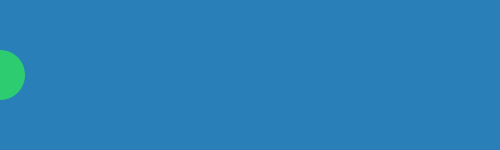
Frame 1 (no input)
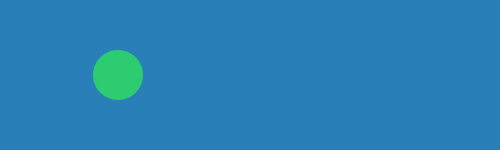
Frame 60 (the mouse pressed at the canvas centre just before this capture)
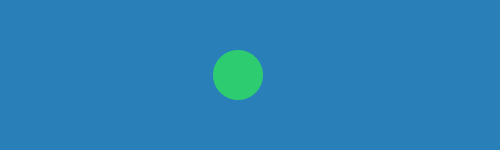
Frame 120 (the mouse held since frame 60 and released just before this capture)

The Processing sketch that drew these frames (run headless with seeded random() and noise(); from frame 60 on, the mouse is pressed at the canvas centre):

// Processing sketch: s04e01Cordero
// ── s04e01Cordero.pde
//UDD - Representacion Digital 2
//s04e01cordero
//Loop Pelotita

float cx;
int c1;
int c2;

void setup() {
  size(500, 150);
  
  cx = 0;
  c1 = color(41, 128, 185);
  c2 = color(46, 204, 113);
  
}

void draw() {
  background(c1);
  noStroke();
  //ellipse color 1
  
   //pelotita grande
  if (cx >= width/2) {
  fill(c2);
  ellipse(cx, height/2, 150, 150);
  }
  //pelotita chica
  fill(c2);
  ellipse(cx, height/2, 50, 50);
  cx += 2;
   //Loop cuando pelota llega a width maximo
  if(cx > 500) {
    cx = 0;
  }
  }
